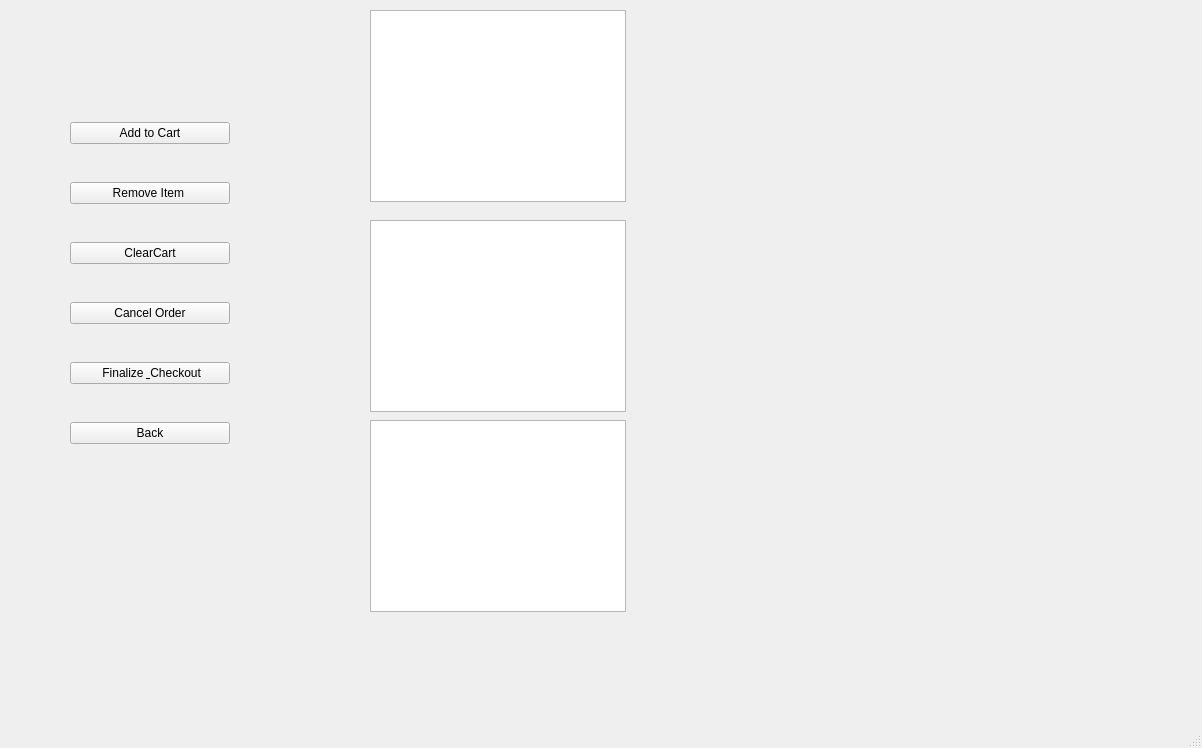
<?xml version="1.0" encoding="UTF-8"?>
<ui version="4.0">
 <class>RestaurantMenuWindow</class>
 <widget class="QMainWindow" name="RestaurantMenuWindow">
  <property name="geometry">
   <rect>
    <x>0</x>
    <y>0</y>
    <width>1202</width>
    <height>748</height>
   </rect>
  </property>
  <property name="windowTitle">
   <string>MainWindow</string>
  </property>
  <widget class="QWidget" name="centralwidget">
   <widget class="QTextBrowser" name="textBrowser_menu">
    <property name="geometry">
     <rect>
      <x>370</x>
      <y>10</y>
      <width>256</width>
      <height>192</height>
     </rect>
    </property>
   </widget>
   <widget class="QTextBrowser" name="textBrowser_cart">
    <property name="geometry">
     <rect>
      <x>370</x>
      <y>220</y>
      <width>256</width>
      <height>192</height>
     </rect>
    </property>
   </widget>
   <widget class="QTextBrowser" name="textBrowser_invoice">
    <property name="geometry">
     <rect>
      <x>370</x>
      <y>420</y>
      <width>256</width>
      <height>192</height>
     </rect>
    </property>
   </widget>
   <widget class="QWidget" name="verticalLayoutWidget">
    <property name="geometry">
     <rect>
      <x>70</x>
      <y>90</y>
      <width>160</width>
      <height>391</height>
     </rect>
    </property>
    <layout class="QVBoxLayout" name="verticalLayout">
     <item>
      <widget class="QPushButton" name="pushButton_add_to_cart">
       <property name="text">
        <string>Add to Cart</string>
       </property>
      </widget>
     </item>
     <item>
      <widget class="QPushButton" name="pushButton_remove_item">
       <property name="text">
        <string>Remove Item </string>
       </property>
      </widget>
     </item>
     <item>
      <widget class="QPushButton" name="pushButton_clear_cart">
       <property name="text">
        <string>ClearCart</string>
       </property>
      </widget>
     </item>
     <item>
      <widget class="QPushButton" name="pushButton_cancel_order">
       <property name="text">
        <string>Cancel Order</string>
       </property>
      </widget>
     </item>
     <item>
      <widget class="QPushButton" name="pushButton_checkout">
       <property name="text">
        <string> Finalize &amp; Checkout</string>
       </property>
      </widget>
     </item>
     <item>
      <widget class="QPushButton" name="pushButton_back">
       <property name="text">
        <string>Back</string>
       </property>
      </widget>
     </item>
    </layout>
   </widget>
  </widget>
  <widget class="QMenuBar" name="menubar">
   <property name="geometry">
    <rect>
     <x>0</x>
     <y>0</y>
     <width>1202</width>
     <height>26</height>
    </rect>
   </property>
  </widget>
  <widget class="QStatusBar" name="statusbar"/>
 </widget>
 <resources/>
 <connections/>
</ui>
